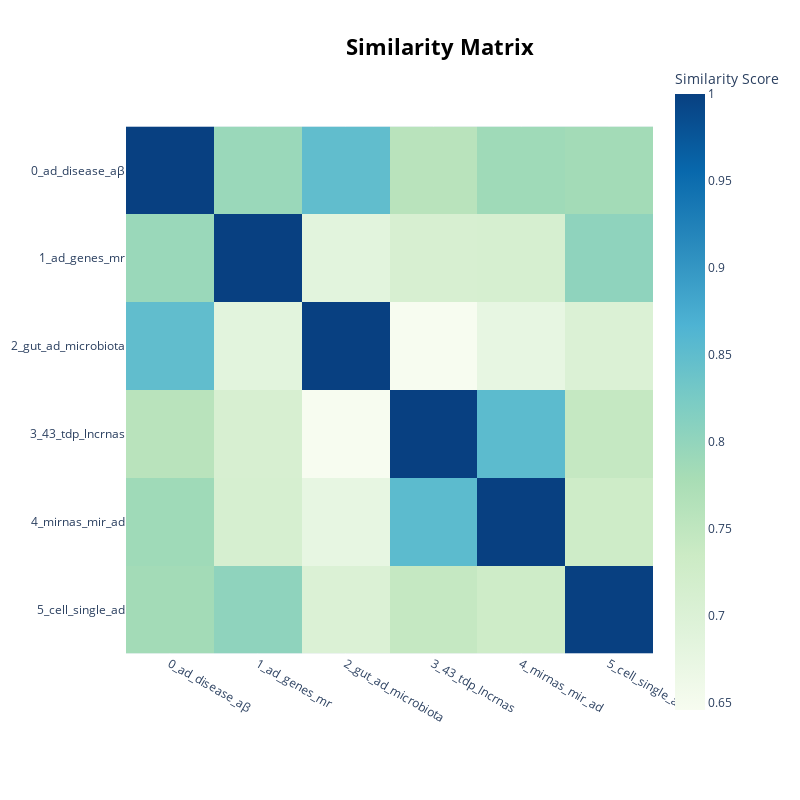

The code cell stored with this chart in its notebook:
### Code cell
model.visualize_heatmap()

### Figure 1 — Plotly figure (JSON) as saved in the notebook; plotly's stock layout.template omitted (floating-point values rounded to 4 significant figures)
{"data": [{"coloraxis": "coloraxis", "hovertemplate": "x: %{x}<br>y: %{y}<br>Similarity Score: %{z}<extra></extra>", "name": "0", "type": "heatmap", "x": ["0_ad_disease_aβ", "1_ad_genes_mr", "2_gut_ad_microbiota", "3_43_tdp_lncrnas", "4_mirnas_mir_ad", "5_cell_single_ad"], "xaxis": "x", "y": ["0_ad_disease_aβ", "1_ad_genes_mr", "2_gut_ad_microbiota", "3_43_tdp_lncrnas", "4_mirnas_mir_ad", "5_cell_single_ad"], "yaxis": "y", "z": [[1.0, 0.7927, 0.8489, 0.7581, 0.7871, 0.7837], [0.7927, 1.0, 0.6861, 0.711, 0.7123, 0.8035], [0.8489, 0.6861, 1.0, 0.6459, 0.6764, 0.7012], [0.7581, 0.711, 0.6459, 1.0, 0.8531, 0.7428], [0.7871, 0.7123, 0.6764, 0.8531, 1.0, 0.729], [0.7837, 0.8035, 0.7012, 0.7428, 0.729, 1.0]]}], "layout": {"coloraxis": {"colorbar": {"title": {"text": "Similarity Score"}}, "colorscale": [[0, "rgb(247,252,240)"], [0.125, "rgb(224,243,219)"], [0.25, "rgb(204,235,197)"], [0.375, "rgb(168,221,181)"], [0.5, "rgb(123,204,196)"], [0.625, "rgb(78,179,211)"], [0.75, "rgb(43,140,190)"], [0.875, "rgb(8,104,172)"], [1, "rgb(8,64,129)"]]}, "height": 800, "hoverlabel": {"bgcolor": "white", "font": {"family": "Rockwell", "size": 16}}, "legend": {"title": {"text": "Trend"}}, "margin": {"t": 60}, "showlegend": true, "title": {"font": {"color": "Black", "size": 22}, "text": "<b>Similarity Matrix</b>", "x": 0.55, "xanchor": "center", "y": 0.95, "yanchor": "top"}, "width": 800, "xaxis": {"anchor": "y", "constrain": "domain", "domain": [0, 1], "scaleanchor": "y"}, "yaxis": {"anchor": "x", "autorange": "reversed", "constrain": "domain", "domain": [0, 1]}}}
